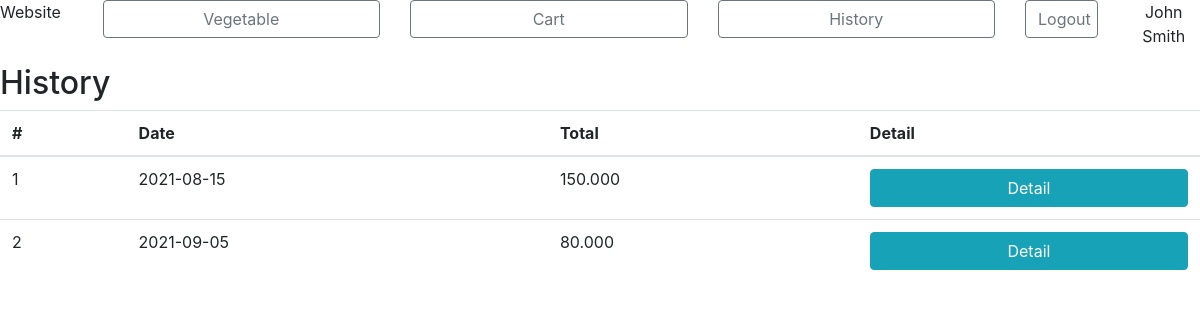
The page /market/cart/history.php (signed in) on the database its author committed.
### tables this page shows
CREATE TABLE `order` (
  `OrderID` int(10) UNSIGNED NOT NULL,
  `CustomerID` int(10) NOT NULL,
  `Date` date NOT NULL,
  `Total` float NOT NULL,
  `Note` text NOT NULL
);

### market/class/order.php (called while the page is built, shortened)
<?php
    function getAllOrder($cusid){
        $sql = "select * FROM `order` WHERE CustomerID=$cusid";
        return $sql;
    }
?>

### market/cart/history.php (the view, shortened to what this page needs)
<?php
    include '../connection.php';
    include '../class/order.php';
    $con= mysqli_connect($host, $user, $password, $database);
    $sql= getAllOrder($_SESSION["id"]);
    $result= mysqli_query($con,$sql);
?>
<html>
    <head>
        <link rel="stylesheet" href="../css/bootstrap.css">
    </head>
    <body>
        <div id="container">
            <div id="header">
                <?php require_once('../menu.php'); ?>
            </div>
            <h2>History</h2>
            <div class="table-responsive">
            <table class="table">
                <thead>
                <tr>
                    <th>#</th>
                    <th>Date</th>
                    <th>Total</th>
                    <th>Detail</th>
                </tr>
                </thead>
                <tbody>
                <?php
                    $num = 1;
                    while($row = mysqli_fetch_array($result)){ ?>
                        <tr>
                            <td><?= $num++; ?></td>
                            <td><?= $row['Date'] ?></td>
                            <td><?= number_format($row['Total'], 0, ",", "."); ?></td>
                            <td><a href="detail.php?id=<?= $row['OrderID'] ?>" class='btn btn-info btn-block' role='button'>Detail</a></td>
                        </tr>
                <?php }?>
                </tbody>
            </table>
            </div>
    </body>
</html>

### rows shown on the page
order: Date "2021-08-15", Total "150.000"
order: Date "2021-09-05", Total "80.000"

### other values the page prints
$_SESSION['name'] "John Smith"
